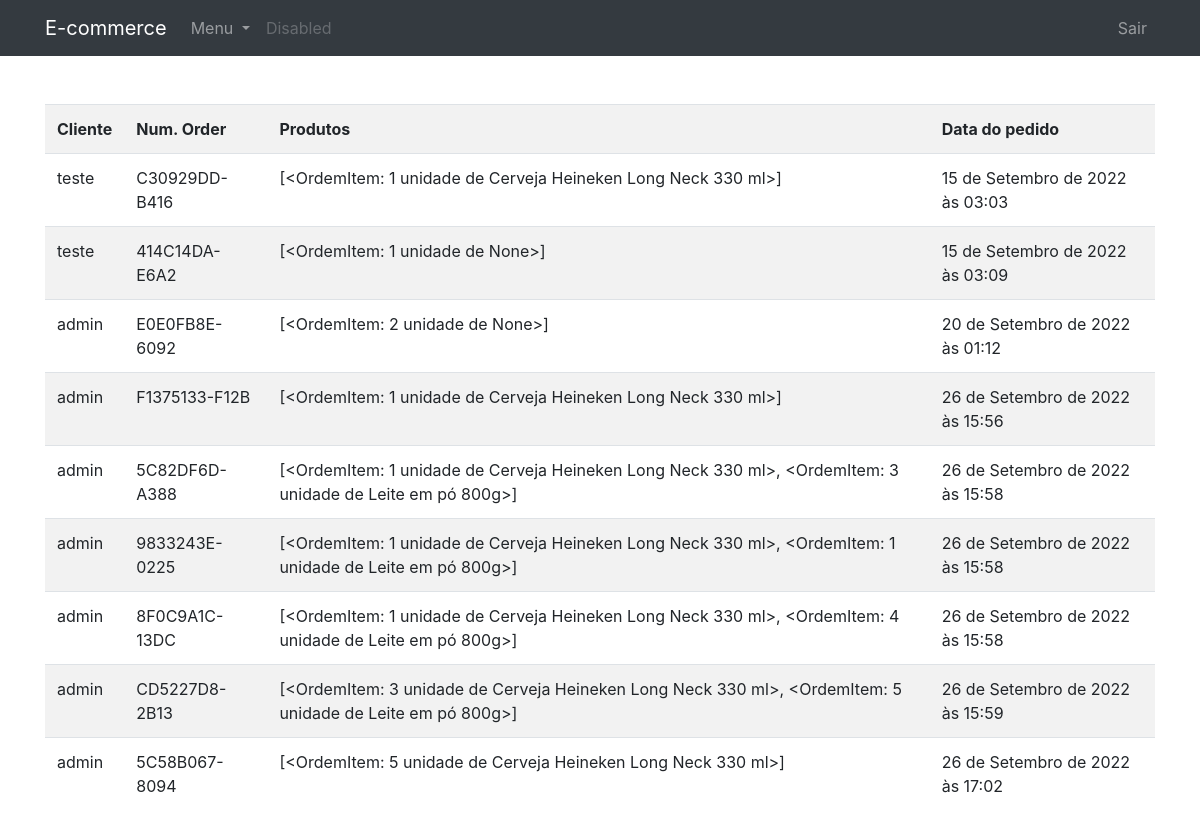
/portal/ (signed in), run on the app's committed database.
### produtos/models.py (models this page shows, shortened)
class Ordem(models.Model):
    user = models.ForeignKey(
        CustomUser, on_delete=models.SET_NULL, blank=True, null=True
    )
    order_date = models.DateTimeField(auto_now_add=True, null=True, blank=True)
    ordered = models.BooleanField(default=False, null=True, blank=True)
    number_order = models.CharField(max_length=14, default=random_number, unique=True)
    supermarket = models.ForeignKey(
        Lojista, on_delete=models.SET_NULL, blank=True, null=True
    )
    def produtos(self):
        return list(OrdemItem.objects.filter(order__id=self.id))

class OrdemItem(models.Model):
    product = models.ForeignKey(
        Produto, on_delete=models.SET_NULL, blank=True, null=True
    )
    order = models.ForeignKey(Ordem, on_delete=models.SET_NULL, blank=True, null=True)
    quantity = models.IntegerField(default=0, null=True, blank=True)
    data_add = models.DateTimeField(auto_now_add=True, null=True, blank=True)
    def __str__(self):
        return f"{self.quantity} unidade de {self.product}"

class Produto(models.Model):
    name = models.CharField(max_length=70)
    price = models.FloatField()
    qnt_stock = models.IntegerField()
    sold = models.IntegerField()
    category = models.ForeignKey(Categoria, on_delete=models.CASCADE)
    description = models.TextField(default="", blank=True, null=True)
    slug = models.SlugField(max_length=250, null=True, blank=True)
    image = models.ImageField(upload_to="products/%Y/%m/%d", blank=False, null=False)
    expiration_date = models.DateField(null=True, blank=True)
    supermarket = models.ForeignKey(
        Lojista,
        on_delete=models.SET_NULL,
        blank=True,
        null=True,
    )
    class Meta:
        ordering = ["expiration_date"]
    def __str__(self):
        return self.name

### users/models.py (models this page shows)
class CustomUser(AbstractUser):
    class Role(models.TextChoices):
        SUPERMARKET = "SUPERMARKET", _("Supermarket")
        CLIENT = "CLIENT", _("Client")
    role = models.CharField(max_length=50, choices=Role.choices)
    def __str__(self):
        return self.username

### lojista/views.py (the view)
# urls.py: path("", MinhasOrdens.as_view(), name="minhas_ordens"),
class MinhasOrdens(SupermarketUserMixin, ListView):
    model = Ordem
    template_name = "lojista/minhas_ordens.html"
    context_object_name = "orders"
    def get_queryset(self):
        qs = super().get_queryset()
        return qs.filter(supermarket__supermarket=self.request.user)

### lojista/views.py (called while the page is built)
    def test_func(self):
        if self.request.user.is_authenticated:
            print("entrou")
            print(self.request.user.role)
            return (
                self.request.user.role == "SUPERMARKET"
                or self.request.user.is_superuser
            )

### templates/lojista/minhas_ordens.html
{% extends 'base-portal.html' %}
{% block content %}
<table class="table table-striped">
    <tr>
        <th>Cliente</th>
        <th>Num. Order</th>
        <th>Produtos</th>
        <th>Data do pedido</th>
    </tr>
    {% for order in orders %}
        <tr>
            <td>{{order.user}}</td>
            <td>{{order.number_order}}</td>
            <td>{{order.produtos}}</td>
            <td>{{order.order_date}}</td>
        </tr>
    {% endfor %}
</table>
{% endblock %}

### data on the page
Ordem: user "teste", number_order "C30929DD-B416", produtos "[<OrdemItem: 1 unidade de Cerveja Heineken Long Neck 330 ml>]", order_date "15 de Setembro de 2022 às 03:03"
Ordem: user "teste", number_order "414C14DA-E6A2", produtos "[<OrdemItem: 1 unidade de None>]", order_date "15 de Setembro de 2022 às 03:09"
Ordem: user "admin", number_order "E0E0FB8E-6092", produtos "[<OrdemItem: 2 unidade de None>]", order_date "20 de Setembro de 2022 às 01:12"
Ordem: user "admin", number_order "F1375133-F12B", produtos "[<OrdemItem: 1 unidade de Cerveja Heineken Long Neck 330 ml>]", order_date "26 de Setembro de 2022 às 15:56"
Ordem: user "admin", number_order "5C82DF6D-A388", produtos "[<OrdemItem: 1 unidade de Cerveja Heineken Long Neck 330 ml>, <OrdemItem: 3 unidade de Leite em pó 800g>]", order_date "26 de Setembro de 2022 às 15:58"
Ordem: user "admin", number_order "9833243E-0225", produtos "[<OrdemItem: 1 unidade de Cerveja Heineken Long Neck 330 ml>, <OrdemItem: 1 unidade de Leite em pó 800g>]", order_date "26 de Setembro de 2022 às 15:58"
Ordem: user "admin", number_order "8F0C9A1C-13DC", produtos "[<OrdemItem: 1 unidade de Cerveja Heineken Long Neck 330 ml>, <OrdemItem: 4 unidade de Leite em pó 800g>]", order_date "26 de Setembro de 2022 às 15:58"
Ordem: user "admin", number_order "CD5227D8-2B13", produtos "[<OrdemItem: 3 unidade de Cerveja Heineken Long Neck 330 ml>, <OrdemItem: 5 unidade de Leite em pó 800g>]", order_date "26 de Setembro de 2022 às 15:59"
Ordem: user "admin", number_order "5C58B067-8094", produtos "[<OrdemItem: 5 unidade de Cerveja Heineken Long Neck 330 ml>]", order_date "26 de Setembro de 2022 às 17:02"
